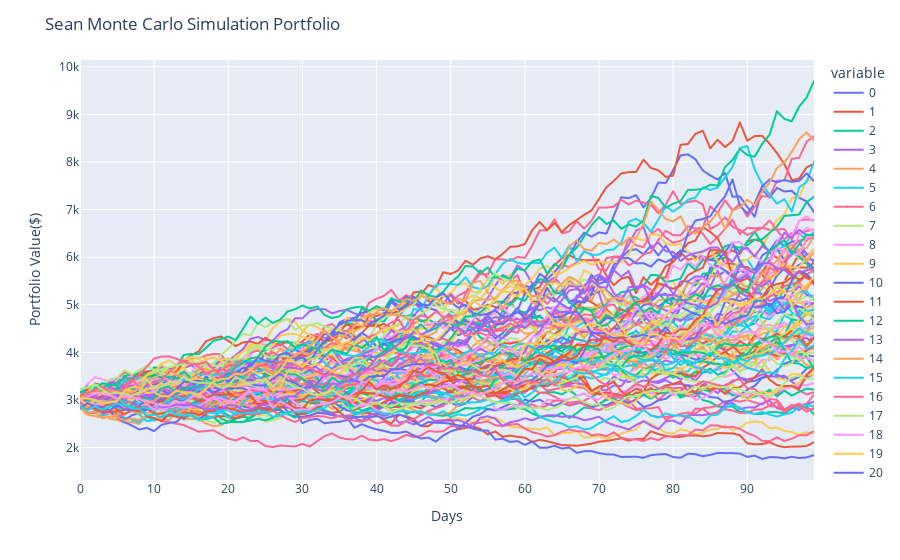

The code cell stored with this chart in its notebook:
### Markdown cell above
## Monte Carlo Sim

### Code cell
monte_sims = 100
T = 100

meanMatrix = np.full(shape=(T, len(weights)), fill_value=meanReturns)
meanMatrix = meanMatrix.T

portfolio_sims = np.full(shape=(T, monte_sims), fill_value=0.0)

initialPortfolio = 3000

for m in range(0,monte_sims):
    Z = np.random.normal(size=(T,len(weights)))
    L = np.linalg.cholesky(covMatrix)
    dailyReturns = meanMatrix + np.inner(L, Z)
    portfolio_sims[:,m] = np.cumprod(np.inner(weights, dailyReturns.T)+1)*initialPortfolio #Evaluating the portfolio of each day and taking a cummulative product of daily returns

plt.plot(portfolio_sims)
plt.ylabel('Portfolio Value ($)')
plt.xlabel('Days')
plt.title('Monte Carlo Simulation Of Sean Stock Portfolio')
plt.show()

fig2 = px.line(portfolio_sims)
fig2.update_layout(
    title="Sean Monte Carlo Simulation Portfolio",
    xaxis_title="Days",
    yaxis_title="Portfolio Value($)",)
